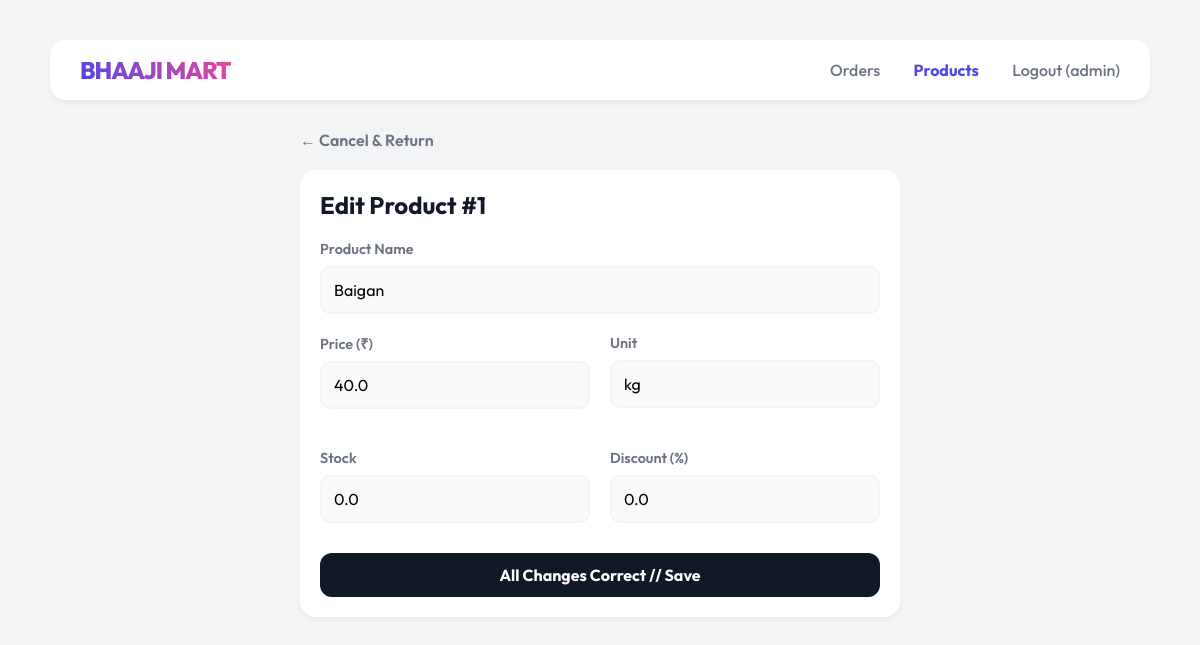
Page /edit_product/1 (signed in) on the committed database.
### tables this page shows
CREATE TABLE users (
        id INTEGER PRIMARY KEY AUTOINCREMENT,
        username TEXT NOT NULL UNIQUE,
        password_hash TEXT NOT NULL,
        role TEXT NOT NULL CHECK(role IN ('admin', 'customer'))
    );

CREATE TABLE products (
        product_id INTEGER PRIMARY KEY AUTOINCREMENT,
        name TEXT NOT NULL,
        price REAL NOT NULL,
        unit TEXT NOT NULL,
        stock REAL NOT NULL DEFAULT 0 CHECK(stock >= 0),
        discount REAL NOT NULL DEFAULT 0 CHECK(discount >= 0 AND discount <= 100)
    );

### backend/app.py (the view, shortened to what this page needs)
@app.route("/edit_product/<int:product_id>", methods=["GET", "POST"])
@admin_required
def edit_product(product_id):
    product = get_product(product_id)
    product = get_product(product_id)
    return render_template("edit_product.html", product=product)

### backend/app.py (called while the page is built)
@login_manager.user_loader
def load_user(user_id):
    conn = get_connection()
    user_data = conn.execute("SELECT * FROM users WHERE id = ?", (user_id,)).fetchone()
    conn.close()
    if user_data:
        return User(user_data['id'], user_data['username'], user_data['password_hash'], user_data['role'])
    return None

def admin_required(f):
    @wraps(f)
    @login_required
    def decorated_function(*args, **kwargs):
        if current_user.role != 'admin':
            return "403 Forbidden: Admins only", 403
        return f(*args, **kwargs)
    return decorated_function

### backend/db.py (called while the page is built)
def get_connection():
    conn = sqlite3.connect(DB_NAME)
    conn.row_factory = sqlite3.Row
    return conn

### backend/products.py (called while the page is built)
def get_product(product_id):
    conn = get_connection()
    product = conn.execute(
        "SELECT * FROM products WHERE product_id = ?", (product_id,)
    ).fetchone()
    conn.close()
    return product

### templates/edit_product.html
{% extends "base.html" %}
{% block content %}
<div class="container" style="max-width: 600px;">
    <div style="margin-bottom: 20px;">
        <a href="/products" style="text-decoration: none; color: var(--text-sub); font-weight: 600;">← Cancel &
            Return</a>
    </div>
    <div class="card">
        <h2 style="margin-top: 0; margin-bottom: 20px;">Edit Product #{{ product.product_id }}</h2>
        <form action="/edit_product/{{ product.product_id }}" method="POST">
            <div class="form-group">
                <label>Product Name</label>
                <input type="text" name="name" value="{{ product.name }}" required>
            </div>
            <div style="display: grid; grid-template-columns: 1fr 1fr; gap: 20px;">
                <div class="form-group">
                    <label>Price (₹)</label>
                    <input type="number" name="price" step="0.01" value="{{ product.price }}" required>
                </div>
                <div class="form-group">
                    <label>Unit</label>
                    <input type="text" name="unit" value="{{ product.unit }}" required>
                </div>
            </div>
            <div style="display: grid; grid-template-columns: 1fr 1fr; gap: 20px; margin-top: 20px;">
                <div class="form-group">
                    <label>Stock</label>
                    <input type="number" name="stock" value="{{ product.stock }}" min="0" step="0.001" required>
                </div>
                <div class="form-group">
                    <label>Discount (%)</label>
                    <input type="number" name="discount" value="{{ product.discount }}" min="0" max="100" step="0.1">
                </div>
            </div>
            <div style="margin-top: 10px;">
                <button type="submit" class="btn btn-block">All Changes Correct // Save</button>
            </div>
        </form>
    </div>
</div>
{% endblock %}

### templates/base.html (shortened to what this page needs)
<!DOCTYPE html>
<html lang="en">
<head>
    <link rel="stylesheet" href="{{ url_for('static', filename='style.css') }}">
</head>
<body>
    <div class="container">
        <div class="top-bar">
            <a href="/" class="logo">Bhaaji Mart</a>
            <div class="nav">
                {% if current_user.is_authenticated %}
                <a href="/"
                    class="{% if request.path == '/' or request.path.startswith('/order/') %}active{% endif %}">Orders</a>
                {% if current_user.role == 'admin' %}
                <a href="/products"
                    class="{% if request.path == '/products' or request.path.startswith('/edit_product') %}active{% endif %}">Products</a>
                {% endif %}
                <a href="/logout">Logout ({{ current_user.username }})</a>
                {% else %}
                <a href="/login" class="{% if request.path == '/login' %}active{% endif %}">Login</a>
                {% endif %}
            </div>
        </div>
        {% block content %}{% endblock %}
    </div>
</body>
</html>

### static/style.css (style rules this page uses)
:root { --bg-color: #f3f4f6; --surface: #ffffff; --primary: #4f46e5; --accent: #ec4899; --text-main: #111827; --text-sub: #6b7280; --border-light: #f9fafb; --input-bg: #f9fafb; --danger: #ef4444; }
body { background-color: var(--bg-color); color: var(--text-main); font-family: 'Outfit', sans-serif; margin: 0; padding: 40px; min-height: 100vh; }
.container { max-width: 1100px; margin: 0 auto; }
.top-bar { display: flex; justify-content: space-between; align-items: center; margin-bottom: 30px; background: var(--surface); padding: 15px 30px; border-radius: 16px; box-shadow: 0 4px 6px -1px rgba(0, 0, 0, 0.05); }
.logo { font-weight: 800; font-size: 1.5em; background: linear-gradient(45deg, var(--primary), var(--accent)); -webkit-background-clip: text; background-clip: text; -webkit-text-fill-color: transparent; text-transform: uppercase; letter-spacing: -1px; text-decoration: none; display: block; }
.nav a { text-decoration: none; color: var(--text-sub); font-weight: 500; margin-left: 30px; transition: 0.2s; }
.nav a.active { color: var(--primary); font-weight: 700; }
.card { background: var(--surface); padding: 20px; border-radius: 16px; box-shadow: 0 4px 6px -1px rgba(0, 0, 0, 0.05); margin-bottom: 20px; }
.btn { display: inline-block; background: var(--text-main); color: #fff; border: none; padding: 12px 24px; border-radius: 12px; font-weight: 700; font-family: 'Outfit', sans-serif; font-size: 1em; cursor: pointer; text-decoration: none; text-align: center; transition: 0.2s; }
.btn-block { display: block; width: 100%; box-sizing: border-box; }
.form-group { margin-bottom: 20px; }
label { display: block; margin-bottom: 8px; font-weight: 600; color: var(--text-sub); font-size: 0.9em; }
textarea, input[type="text"], input[type="number"] { width: 100%; padding: 12px; border-radius: 10px; border: 2px solid var(--bg-color); background: var(--input-bg); font-family: 'Outfit', sans-serif; font-size: 1em; box-sizing: border-box; transition: 0.2s; }

### rows in the picture
users: username "admin"
products: product_id "1", name "Baigan", price "40.0", unit "kg", stock "0.0", discount "0.0"
